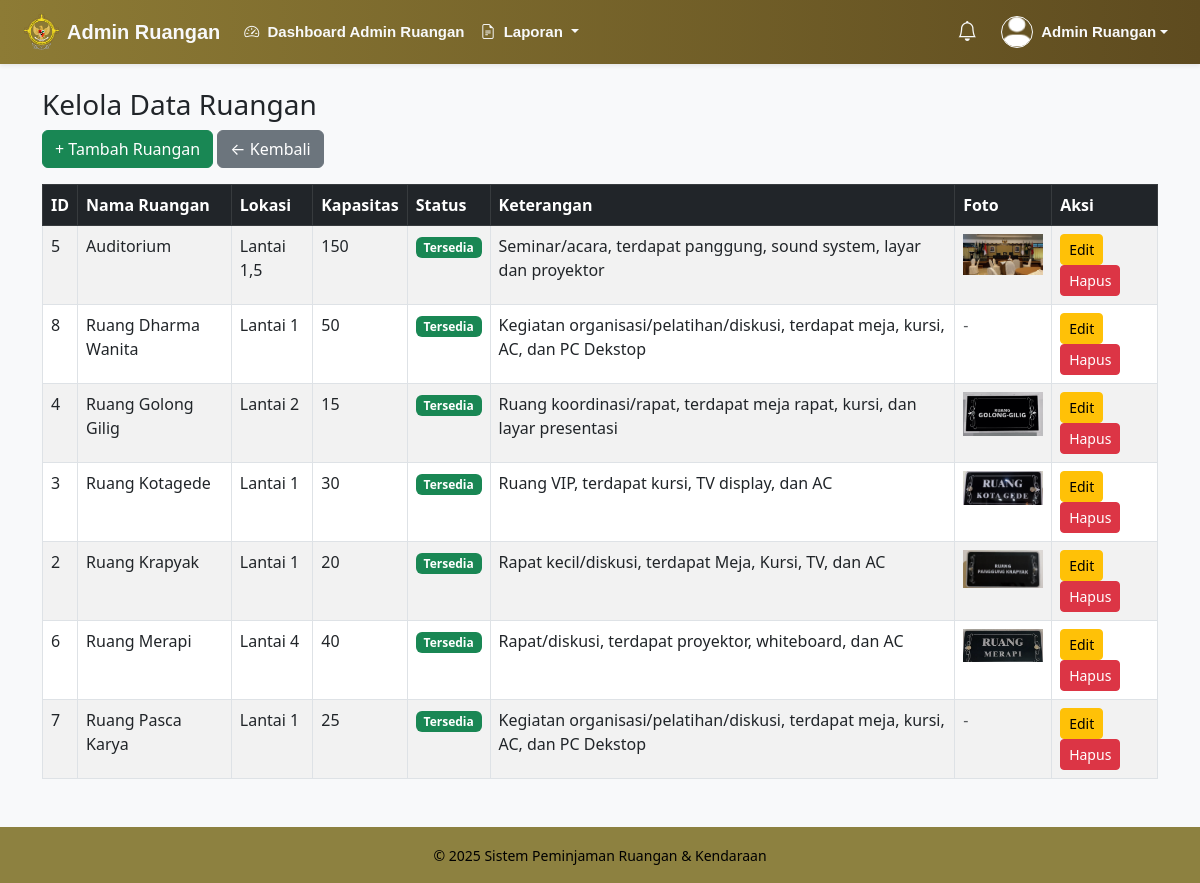
The page /pages/ruangan_crud.php (signed in) on the database its author committed.
### tables this page shows
CREATE TABLE `ruangan` (
  `id` int(11) NOT NULL,
  `nama_ruangan` varchar(100) NOT NULL,
  `lokasi` varchar(100) DEFAULT NULL,
  `kapasitas` int(11) DEFAULT NULL,
  `status` enum('tersedia','dipinjam') DEFAULT 'tersedia',
  `keterangan` text DEFAULT NULL,
  `foto` varchar(255) DEFAULT NULL
);

### pages/ruangan_crud.php (the view, shortened to what this page needs)
<?php
include("../includes/header.php");
include("../includes/navbar.php");
$action = $_GET['action'] ?? '';
$id = $_GET['id'] ?? null;
?>
<div class="container mt-4">
    <h3>Kelola Data Ruangan</h3>
    <a href="?action=tambah" class="btn btn-success mb-3">+ Tambah Ruangan</a>
    <a href="../modules/admin/admin_ruangan.php" class="btn btn-secondary mb-3">← Kembali</a>
    <?php if ($action == 'tambah'): ?>
        <form method="post" enctype="multipart/form-data">
            <input type="text" name="nama_ruangan" class="form-control mb-2" placeholder="Nama Ruangan" required>
            <input type="text" name="lokasi" class="form-control mb-2" placeholder="Lokasi" required>
            <input type="number" name="kapasitas" class="form-control mb-2" placeholder="Kapasitas" required>
            <select name="status" class="form-control mb-2">
                <option value="tersedia">Tersedia</option>
                <option value="dipinjam">Dipinjam</option>
            </select>
            <textarea name="keterangan" class="form-control mb-2" placeholder="Keterangan tambahan..."></textarea>
            <input type="file" name="foto" class="form-control mb-3" accept="image/*">
            <button name="tambah" class="btn btn-primary">Simpan</button>
        </form>
    <?php else: ?>
        <table class="table table-bordered table-striped">
            <thead class="table-dark">
                <tr>
                    <th>ID</th>
                    <th>Nama Ruangan</th>
                    <th>Lokasi</th>
                    <th>Kapasitas</th>
                    <th>Status</th>
                    <th>Keterangan</th>
                    <th>Foto</th>
                    <th>Aksi</th>
                </tr>
            </thead>
            <tbody>
            <?php
            $res = $con->query("SELECT * FROM ruangan ORDER BY nama_ruangan ASC");
            while($d=$res->fetch_assoc()):
            ?>
                <tr>
                    <td><?= $d['id'] ?></td>
                    <td><?= htmlspecialchars($d['nama_ruangan']) ?></td>
                    <td><?= htmlspecialchars($d['lokasi']) ?></td>
                    <td><?= htmlspecialchars($d['kapasitas']) ?></td>
                    <td><span class="badge bg-<?= $d['status']=='tersedia'?'success':'danger' ?>"><?= ucfirst($d['status']) ?></span></td>
                    <td><?= htmlspecialchars($d['keterangan']) ?></td>
                    <td>
                        <?php if ($d['foto'] && file_exists("../".$d['foto'])): ?>
                            <img src="../<?= $d['foto'] ?>" width="80">
                        <?php else: ?>
                            <span class="text-muted">-</span>
                        <?php endif; ?>
                    </td>
                    <td>
                        <a href="?action=edit&id=<?= $d['id'] ?>" class="btn btn-warning btn-sm">Edit</a>
                        <a href="?hapus=<?= $d['id'] ?>" class="btn btn-danger btn-sm" onclick="return confirm('Hapus ruangan ini?')">Hapus</a>
                    </td>
                </tr>
            <?php endwhile; ?>
            </tbody>
        </table>
    <?php endif; ?>
</div>
<?php include("../includes/footer.php"); ?>

### rows shown on the page
ruangan: id "5", nama_ruangan "Auditorium", lokasi "Lantai 1,5", kapasitas "150", status "Tersedia", keterangan "Seminar/acara, terdapat panggung, sound system, layar dan proyektor", foto (picture)
ruangan: id "8", nama_ruangan "Ruang Dharma Wanita", lokasi "Lantai 1", kapasitas "50", status "Tersedia", keterangan "Kegiatan organisasi/pelatihan/diskusi, terdapat meja, kursi, AC, dan PC Dekstop"
ruangan: id "4", nama_ruangan "Ruang Golong Gilig", lokasi "Lantai 2", kapasitas "15", status "Tersedia", keterangan "Ruang koordinasi/rapat, terdapat meja rapat, kursi, dan layar presentasi", foto (picture)
ruangan: id "3", nama_ruangan "Ruang Kotagede", lokasi "Lantai 1", kapasitas "30", status "Tersedia", keterangan "Ruang VIP, terdapat kursi, TV display, dan AC", foto (picture)
ruangan: id "2", nama_ruangan "Ruang Krapyak", lokasi "Lantai 1", kapasitas "20", status "Tersedia", keterangan "Rapat kecil/diskusi, terdapat Meja, Kursi, TV, dan AC", foto (picture)
ruangan: id "6", nama_ruangan "Ruang Merapi", lokasi "Lantai 4", kapasitas "40", status "Tersedia", keterangan "Rapat/diskusi, terdapat proyektor, whiteboard, dan AC", foto (picture)
ruangan: id "7", nama_ruangan "Ruang Pasca Karya", lokasi "Lantai 1", kapasitas "25", status "Tersedia", keterangan "Kegiatan organisasi/pelatihan/diskusi, terdapat meja, kursi, AC, dan PC Dekstop"

### other values the page prints
$systemTitle "Admin Ruangan"
$label "Dashboard Admin Ruangan"
$nama "Admin Ruangan"
